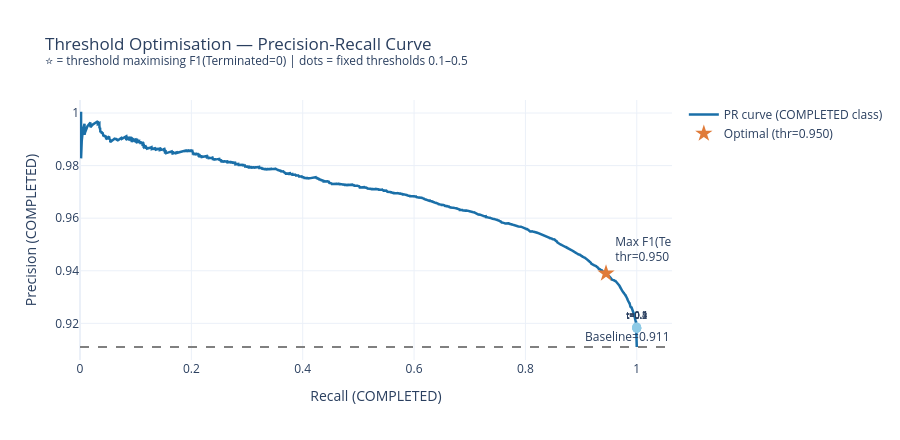

This figure's notebook cell:
### Code cell
# ── Threshold & scale_pos_weight Optimisation ──────────────────────────────

# ── 1. Precision-Recall curve with threshold markers ───────────────────────
pr_prec, pr_rec, pr_thr = precision_recall_curve(y_true, y_prob)  # pos_label=1 (COMPLETED)

FIXED_THRS = [0.1, 0.2, 0.3, 0.4, 0.5]

# F1-Terminated at every threshold on the PR curve → find continuous optimum
f1_term_arr = np.array([
    f1_score(y_true, (y_prob >= t).astype(int),
             pos_label=0, average='binary', zero_division=0)
    for t in pr_thr
])
opt_idx  = int(np.argmax(f1_term_arr))
opt_thr  = float(pr_thr[opt_idx])
opt_f1t  = float(f1_term_arr[opt_idx])

fig = go.Figure()
fig.add_trace(go.Scatter(
    x=pr_rec, y=pr_prec, mode='lines',
    name='PR curve (COMPLETED class)',
    line=dict(color=CLR_MAIN, width=2.5),
))
# Continuous optimal marker
fig.add_trace(go.Scatter(
    x=[pr_rec[opt_idx]], y=[pr_prec[opt_idx]],
    mode='markers+text',
    marker=dict(size=13, color=CLR_WARN, symbol='star'),
    text=[f'Max F1(Terminated)={opt_f1t:.3f}<br>thr={opt_thr:.3f}'],
    textposition='top right',
    name=f'Optimal (thr={opt_thr:.3f})',
))
# Fixed threshold dots
for thr in FIXED_THRS:
    idx = min(int(np.searchsorted(pr_thr, thr)), len(pr_prec) - 2)
    fig.add_trace(go.Scatter(
        x=[pr_rec[idx]], y=[pr_prec[idx]],
        mode='markers+text',
        marker=dict(size=9, color=CLR_NEU, symbol='circle'),
        text=[f't={thr}'], textposition='top center', textfont=dict(size=9),
        showlegend=False,
    ))
fig.add_hline(
    y=y_true.mean(), line_dash='dash', line_color='grey',
    annotation_text=f'Baseline={y_true.mean():.3f}',
)
fig.update_layout(
    title='Threshold Optimisation — Precision-Recall Curve<br>'
          '<sup>⭐ = threshold maximising F1(Terminated=0) | dots = fixed thresholds 0.1–0.5</sup>',
    xaxis_title='Recall (COMPLETED)', yaxis_title='Precision (COMPLETED)',
    template=TEMPLATE, height=440,
)
fig.show()
print(f'Continuous-optimal threshold for F1(Terminated): {opt_thr:.3f}  '
      f'F1={opt_f1t:.4f}')

# ── 2. Threshold sweep: 0.1 – 0.5 ─────────────────────────────────────────
print()
print('=' * 72)
print('THRESHOLD SWEEP  (scale_pos_weight=12.3 fixed)')
print('=' * 72)
print(f'{"Thr":>5}  {"TP":>6}  {"FP":>6}  {"FN":>6}  {"TN":>6}  '
      f'{"F1-macro":>9}  {"F1-Terminated":>14}')
print('-' * 72)

thr_results = []
for thr in FIXED_THRS:
    y_pred_t    = (y_prob >= thr).astype(int)
    tn, fp, fn, tp = confusion_matrix(y_true, y_pred_t).ravel()
    f1_mac      = f1_score(y_true, y_pred_t, average='macro', zero_division=0)
    f1_term     = f1_score(y_true, y_pred_t, pos_label=0, average='binary', zero_division=0)
    print(f'{thr:>5.1f}  {tp:>6,}  {fp:>6,}  {fn:>6,}  {tn:>6,}  '
          f'{f1_mac:>9.4f}  {f1_term:>14.4f}')
    thr_results.append({'threshold': thr, 'f1_macro': f1_mac, 'f1_terminated': f1_term})

thr_df       = pd.DataFrame(thr_results)
best_thr_row = thr_df.loc[thr_df['f1_terminated'].idxmax()]
print(f'\n→ Best threshold (max F1-Terminated): '
      f'{best_thr_row["threshold"]}  F1={best_thr_row["f1_terminated"]:.4f}')

# ── 3. scale_pos_weight sweep: 5, 10, 15, 20 ───────────────────────────────
print()
print('=' * 72)
print('SCALE_POS_WEIGHT SWEEP  (threshold=0.5 fixed)')
print('=' * 72)
print(f'{"SPW":>4}  {"ROC-AUC":>8}  {"F1-macro":>9}  {"F1-Terminated":>14}')
print('-' * 72)

from xgboost import XGBClassifier as _XGB
from sklearn.pipeline import Pipeline as _Pipe
from sklearn.compose import ColumnTransformer as _CT
from sklearn.impute import SimpleImputer as _SI
from sklearn.preprocessing import OneHotEncoder as _OHE

X_lab = model._prepare_X(labeled)
y_lab = labeled[TARGET_CLASS].astype(int).values
_num  = [c for c in NUMERIC_FEATURES + BOOLEAN_FEATURES if c in X_lab.columns]
_cat  = [c for c in CATEGORICAL_FEATURES if c in X_lab.columns]

X_tr2, X_te2, y_tr2, y_te2 = train_test_split(
    X_lab, y_lab, test_size=0.2, stratify=y_lab, random_state=42,
)

def _make_pipe(spw: float) -> _Pipe:
    pre = _CT([
        ('num', _SI(strategy='median'), _num),
        ('cat', _Pipe([
            ('imp', _SI(strategy='most_frequent')),
            ('enc', _OHE(handle_unknown='ignore', sparse_output=False)),
        ]), _cat),
    ], remainder='drop')
    return _Pipe([('pre', pre), ('clf', _XGB(**{**XGB_CLF_PARAMS, 'scale_pos_weight': spw}))])

SPW_VALUES  = [5, 10, 15, 20]
spw_results = []
for spw in SPW_VALUES:
    pipe     = _make_pipe(spw)
    pipe.fit(X_tr2, y_tr2)
    p_spw    = pipe.predict_proba(X_te2)[:, 1]
    pred_spw = (p_spw >= 0.5).astype(int)
    auc_s    = roc_auc_score(y_te2, p_spw)
    f1_mac_s = f1_score(y_te2, pred_spw, average='macro', zero_division=0)
    f1_ter_s = f1_score(y_te2, pred_spw, pos_label=0, average='binary', zero_division=0)
    print(f'{spw:>4}  {auc_s:>8.4f}  {f1_mac_s:>9.4f}  {f1_ter_s:>14.4f}')
    spw_results.append({'spw': spw, 'roc_auc': auc_s, 'f1_macro': f1_mac_s,
                        'f1_terminated': f1_ter_s})

spw_df       = pd.DataFrame(spw_results)
best_spw_row = spw_df.loc[spw_df['f1_terminated'].idxmax()]
print(f'\n→ Best SPW (max F1-Terminated): '
      f'scale_pos_weight={best_spw_row["spw"]}  F1={best_spw_row["f1_terminated"]:.4f}')

# ── 4. Final Recommendation ─────────────────────────────────────────────────
print()
print('=' * 72)
print('FINAL RECOMMENDATION')
print('=' * 72)
print(f'  Best threshold       : {best_thr_row["threshold"]}')
print(f'  Best scale_pos_weight: {best_spw_row["spw"]}')
print()
print('  Rationale:')
print('  Flagging a trial likely to TERMINATE avoids wasted site activation')
print('  costs and contract renegotiation. Lower threshold → higher recall for')
print('  Terminated trials at the cost of more false alarms. Higher SPW shifts')
print('  the XGBoost decision boundary during training, independently boosting')
print('  sensitivity to the Terminated class.')
print()
print(f'  → Update SCALE_POS_WEIGHT = {best_spw_row["spw"]} in src/models.py')
print(f'  → Use threshold = {best_thr_row["threshold"]} in app/ predict() calls')

### Figure 1 — Plotly figure (JSON) as saved in the notebook; plotly's stock layout.template omitted (floating-point values rounded to 4 significant figures; data arrays with more than 128 entries replaced by an {"elided": "..."} marker saying what was removed)
{"data": [{"line": {"color": "#1a6fa8", "width": 2.5}, "mode": "lines", "name": "PR curve (COMPLETED class)", "type": "scatter", "x": {"elided": "30253 float values"}, "y": {"elided": "30253 float values"}}, {"marker": {"color": "#e07b39", "size": 13, "symbol": "star"}, "mode": "markers+text", "name": "Optimal (thr=0.950)", "text": ["Max F1(Terminated)=0.384<br>thr=0.950"], "textposition": "top right", "type": "scatter", "x": [0.9448], "y": [0.939]}, {"marker": {"color": "#8ecae6", "size": 9, "symbol": "circle"}, "mode": "markers+text", "showlegend": false, "text": ["t=0.1"], "textfont": {"size": 9}, "textposition": "top center", "type": "scatter", "x": [1], "y": [0.9181]}, {"marker": {"color": "#8ecae6", "size": 9, "symbol": "circle"}, "mode": "markers+text", "showlegend": false, "text": ["t=0.2"], "textfont": {"size": 9}, "textposition": "top center", "type": "scatter", "x": [1], "y": [0.9181]}, {"marker": {"color": "#8ecae6", "size": 9, "symbol": "circle"}, "mode": "markers+text", "showlegend": false, "text": ["t=0.3"], "textfont": {"size": 9}, "textposition": "top center", "type": "scatter", "x": [0.9999], "y": [0.9182]}, {"marker": {"color": "#8ecae6", "size": 9, "symbol": "circle"}, "mode": "markers+text", "showlegend": false, "text": ["t=0.4"], "textfont": {"size": 9}, "textposition": "top center", "type": "scatter", "x": [0.9998], "y": [0.9185]}, {"marker": {"color": "#8ecae6", "size": 9, "symbol": "circle"}, "mode": "markers+text", "showlegend": false, "text": ["t=0.5"], "textfont": {"size": 9}, "textposition": "top center", "type": "scatter", "x": [0.9998], "y": [0.9186]}], "layout": {"annotations": [{"showarrow": false, "text": "Baseline=0.911", "x": 1, "xanchor": "right", "xref": "x domain", "y": 0.911, "yanchor": "bottom", "yref": "y"}], "height": 440, "shapes": [{"line": {"color": "grey", "dash": "dash"}, "type": "line", "x0": 0, "x1": 1, "xref": "x domain", "y0": 0.911, "y1": 0.911, "yref": "y"}], "title": {"text": "Threshold Optimisation — Precision-Recall Curve<br><sup>⭐ = threshold maximising F1(Terminated=0) | dots = fixed thresholds 0.1–0.5</sup>"}, "xaxis": {"title": {"text": "Recall (COMPLETED)"}}, "yaxis": {"title": {"text": "Precision (COMPLETED)"}}}}
